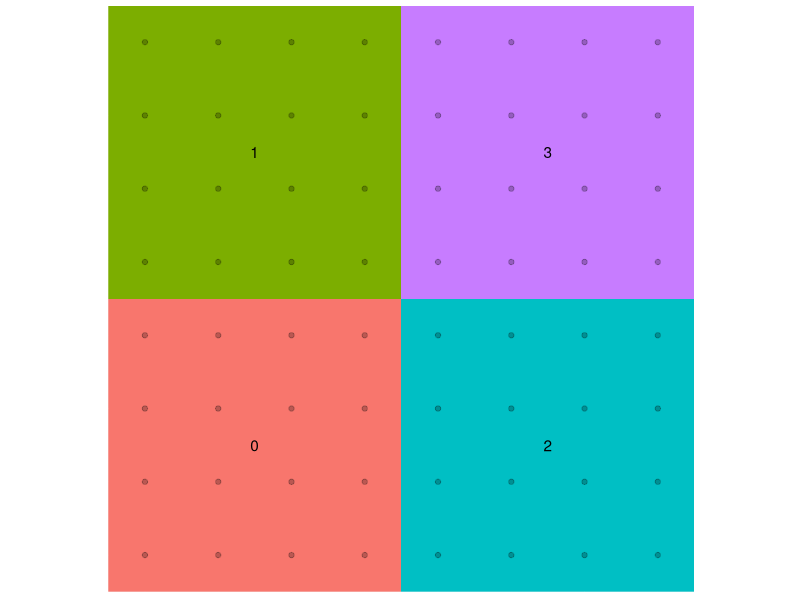
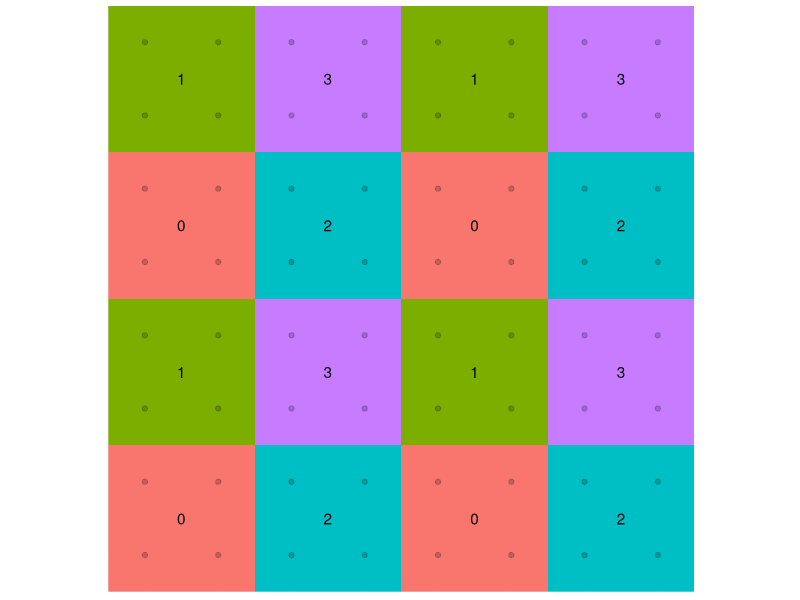
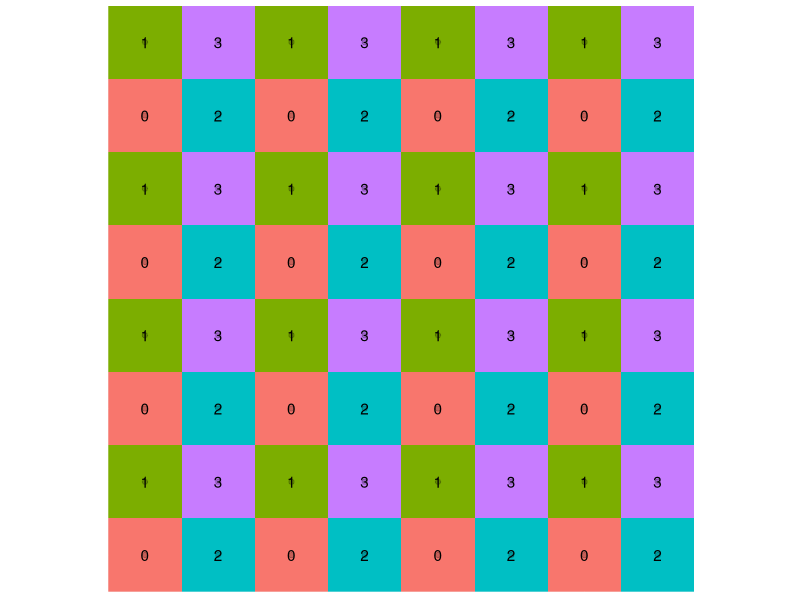
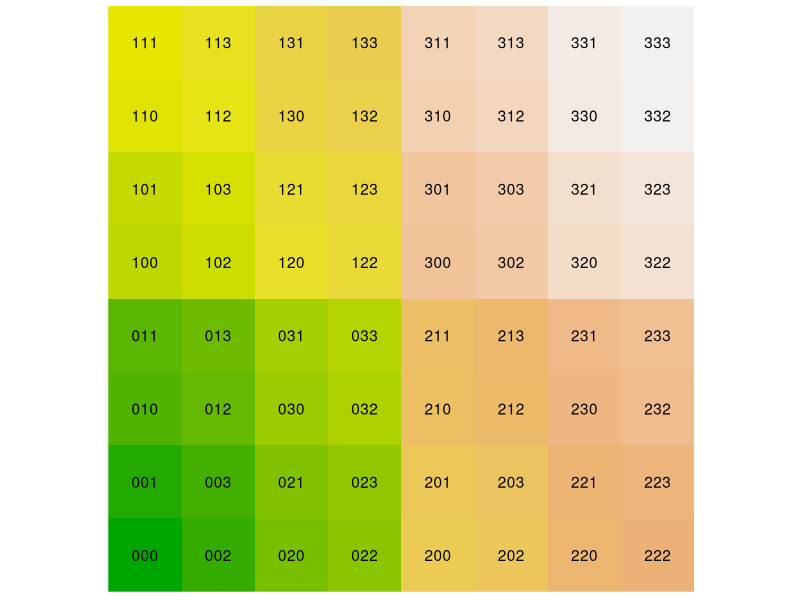
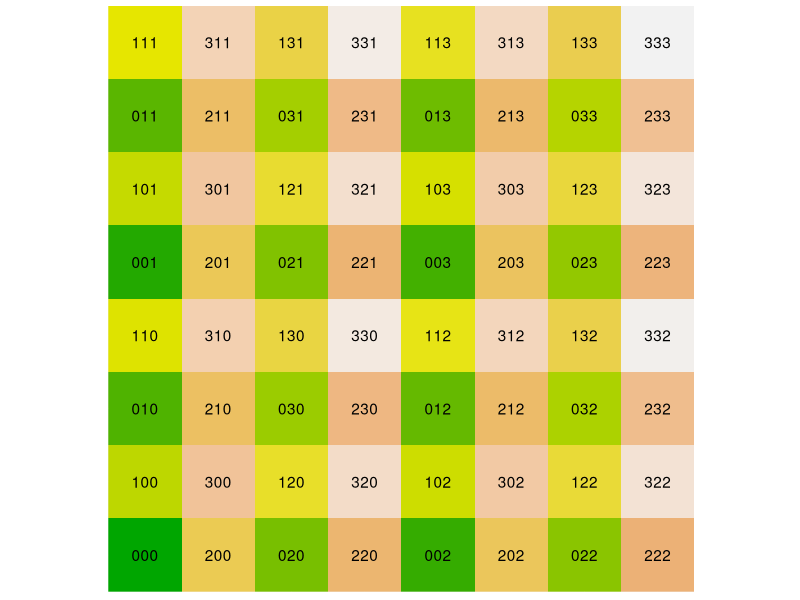
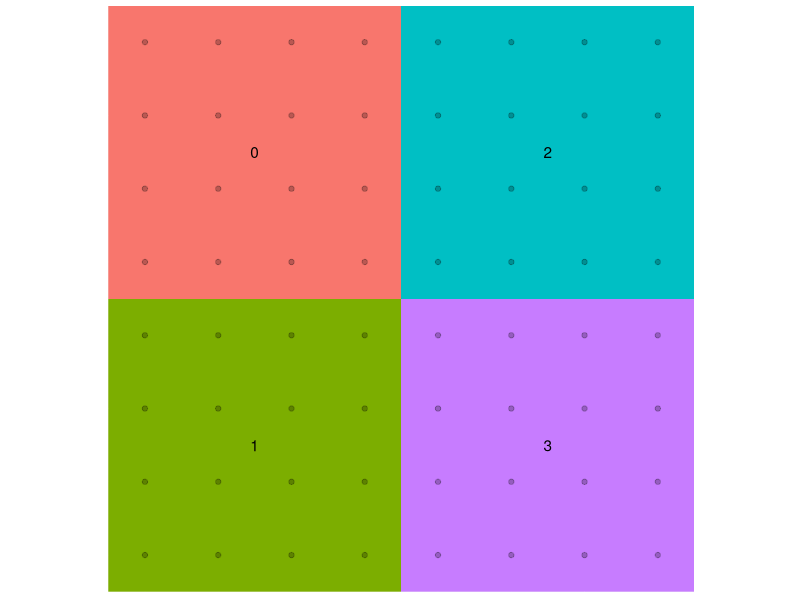
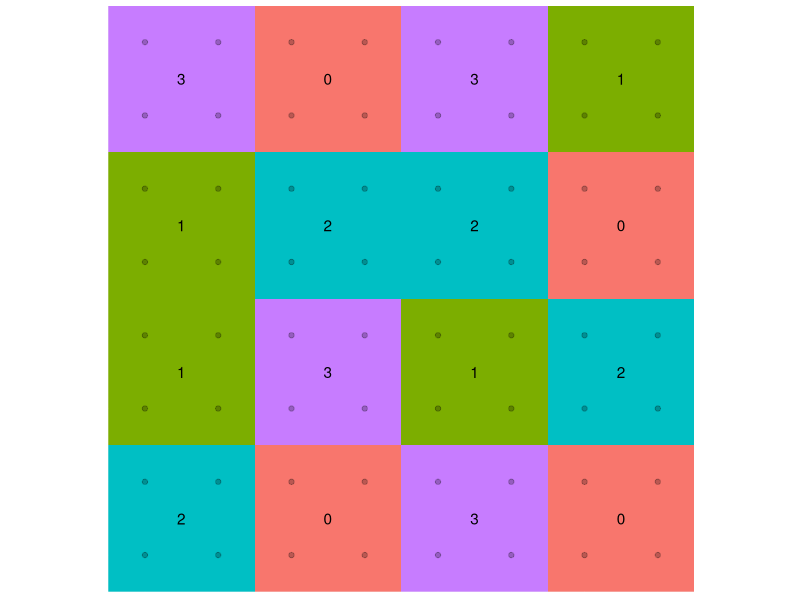
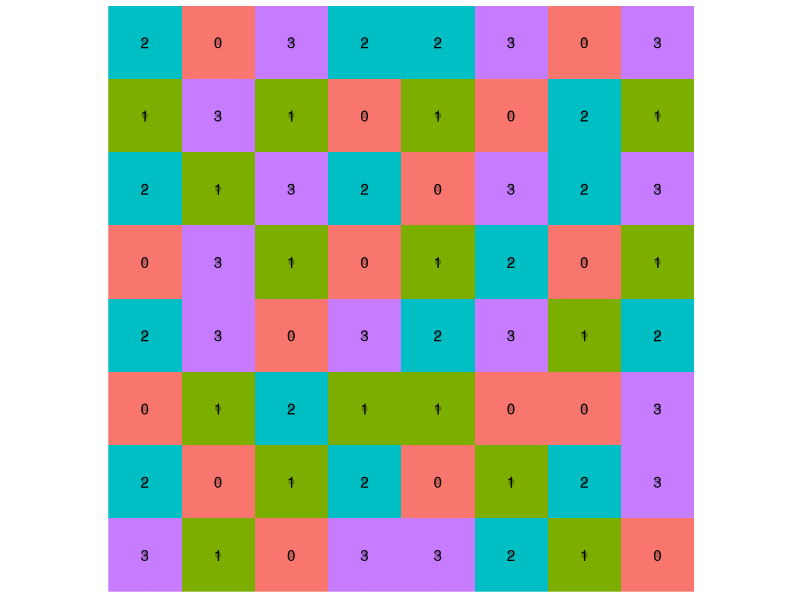

Recreate these plots in R, in order.
## ---- chunk 1
set.seed(20180325)
library(knitr)
opts_chunk$set(
  echo = FALSE, 
  fig.height = 4,
  fig.width = 4
)
library(ggplot2)
library(dplyr)
theme_set(theme_gray(8))
## ---- chunk 2
n_level <- 3
expand.grid(
  x = seq_len(2 ^ n_level) - 1,
  y = seq_len(2 ^ n_level) - 1
) %>%
  mutate(
    l1 = 2 * x %/% 4 + y %/% 4,
    l2 = 2 * x %/% 2 %% 2 + y %/% 2 %%2,
    l3 = 2 * x %% 2 + y %% 2,
    b4 = paste0(l1, l2, l3),
    b4r = paste0(l3, l2, l1),
    order = ((l1 * 4) + l2) * 4 + l3,
    rev_order = ((l3 * 4) + l2) * 4 + l1
  ) -> design
design %>%
  inner_join(
    design %>%
      distinct(l1) %>%
      mutate(rl1 = sample(l1)),
    by = "l1"
  ) %>%
  inner_join(
    design %>%
      distinct(l1, l2) %>%
      group_by(l1) %>%
      mutate(rl2 = sample(l2)),
    by = c("l1", "l2")
  ) %>%
  inner_join(
    design %>%
      distinct(l1, l2, l3) %>%
      group_by(l1, l2) %>%
      mutate(rl3 = sample(l3)),
    by = c("l1", "l2", "l3")
  ) %>%
  mutate(
    rb4 = paste0(rl1, rl2, rl3),
    rb4r = paste0(rl3, rl2, rl1),
    rorder = ((rl1 * 4) + rl2) * 4 + rl3,
    rrev_order = ((rl3 * 4) + rl2) * 4 + rl1
  ) -> design
## ---- chunk 3
empty <- ggplot(design, aes(x = x, y = y)) + 
  coord_fixed() +
  scale_x_continuous(expand = c(0, 0)) + 
  scale_y_continuous(expand = c(0, 0)) + 
  theme(
    axis.title = element_blank(),
    axis.text = element_blank(),
    axis.ticks = element_blank()
  )
empty +
  geom_tile(aes(fill = as.character(l1))) +
  geom_point(alpha = 0.25) +
  geom_text(
    data = design %>%
      group_by(l1) %>%
      summarise_at(c("x", "y"), mean),
    aes(label = l1)
  ) +
  scale_fill_discrete(guide = "none")
## ---- chunk 4
empty +
  geom_tile(aes(fill = as.character(l2))) +
  geom_point(alpha = 0.2) +
  geom_text(
    data = design %>%
      group_by(l1, l2) %>%
      summarise_at(c("x", "y"), mean),
    aes(label = l2)
  ) +
  scale_fill_discrete(guide = "none")
## ---- chunk 5
empty +
  geom_tile(aes(fill = as.character(l3))) +
  geom_point(alpha = 0.2) +
  geom_text(
    data = design %>%
      group_by(l1, l2, l3) %>%
      summarise_at(c("x", "y"), mean),
    aes(label = l3)
  ) +
  scale_fill_discrete(guide = "none")
## ---- chunk 6
empty +
  geom_tile(aes(fill = order)) +
  geom_text(aes(label = b4)) +
  scale_fill_gradientn(colors = terrain.colors(4), guide = "none")
## ---- chunk 7
empty +
  geom_tile(aes(fill = rev_order)) +
  geom_text(aes(label = b4r)) +
  scale_fill_gradientn(colors = terrain.colors(4), guide = "none")
## ---- chunk 8
empty +
  geom_tile(aes(fill = as.character(rl1))) +
  geom_point(alpha = 0.25) +
  geom_text(
    data = design %>%
      group_by(rl1) %>%
      summarise_at(c("x", "y"), mean),
    aes(label = rl1)
  ) +
  scale_fill_discrete(guide = "none")
## ---- chunk 9
empty +
  geom_tile(aes(fill = as.character(rl2))) +
  geom_point(alpha = 0.25) +
  geom_text(
    data = design %>%
      group_by(rl1, rl2) %>%
      summarise_at(c("x", "y"), mean),
    aes(label = rl2)
  ) +
  scale_fill_discrete(guide = "none")
## ---- chunk 10
empty +
  geom_tile(aes(fill = as.character(rl3))) +
  geom_point(alpha = 0.2) +
  geom_text(
    data = design %>%
      group_by(rl1, rl2, rl3) %>%
      summarise_at(c("x", "y"), mean),
    aes(label = rl3)
  ) +
  scale_fill_discrete(guide = "none")
## ---- chunk 11
empty +
  geom_tile(aes(fill = rorder)) +
  geom_text(aes(label = rb4)) +
  scale_fill_gradientn(colors = terrain.colors(4), guide = "none")
## ---- chunk 12
empty +
  geom_tile(aes(fill = rrev_order)) +
  geom_text(aes(label = rb4r)) +
  scale_fill_gradientn(colors = terrain.colors(4), guide = "none")
